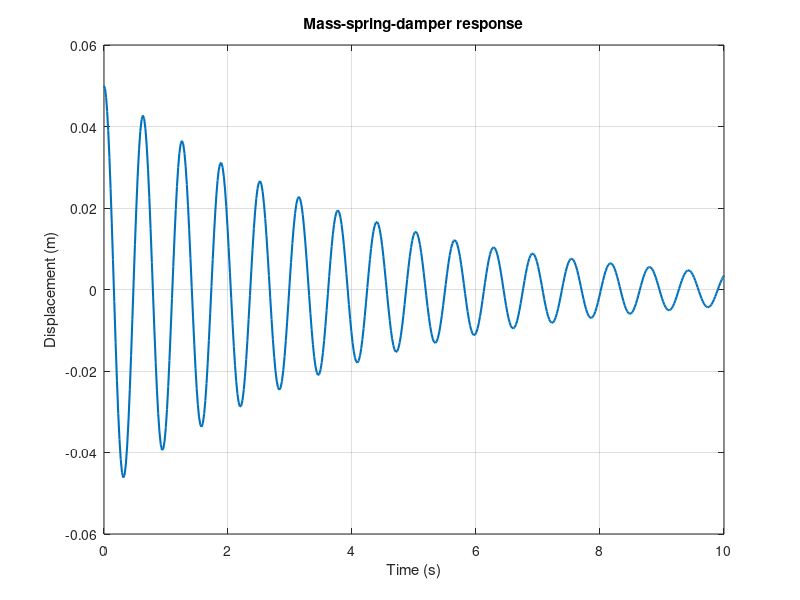

Write the MATLAB code that produced this figure.
% Mass-spring-damper simulation: m*x'' + c*x' + k*x = 0
% Run in MATLAB. Educational model; SI units.
m = 10; k = 1000; c = 5;
x0 = 0.05; v0 = 0; tspan = [0 10];
[t, y] = ode45(@(t,y) [y(2); -(c*y(2)+k*y(1))/m], tspan, [x0; v0]);
plot(t, y(:,1), 'LineWidth', 1.5); grid on;
xlabel('Time (s)'); ylabel('Displacement (m)'); title('Mass-spring-damper response');
